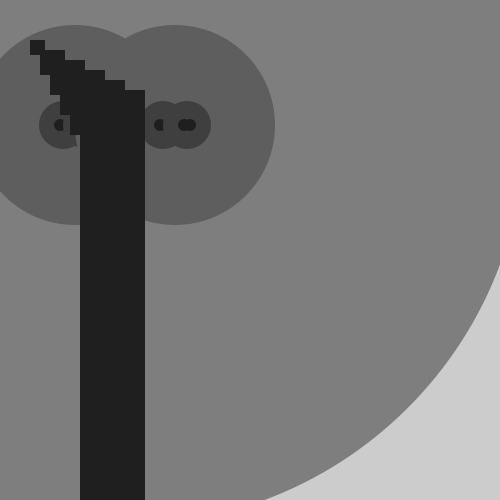
Frame 1 (no input)
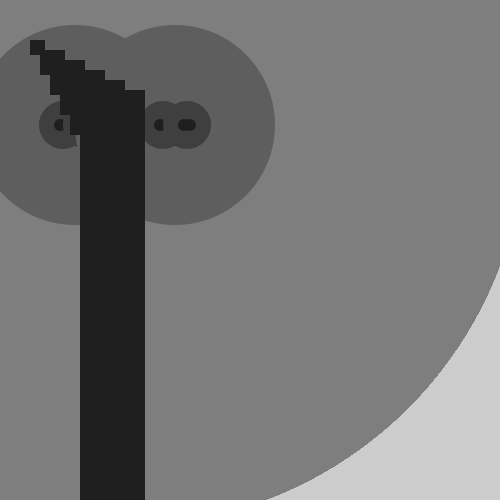
Frame 60 (the mouse pressed at the canvas centre just before this capture)
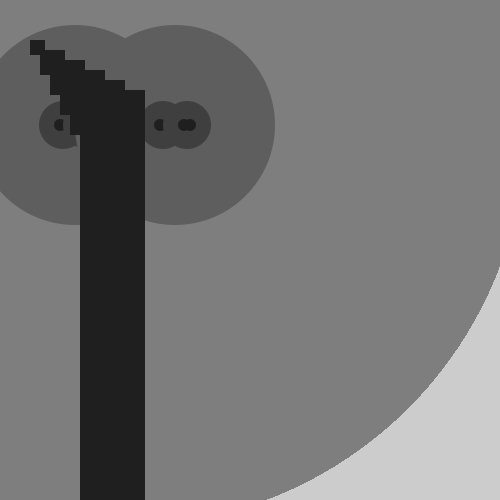
Frame 120 (the mouse held since frame 60 and released just before this capture)

The Processing sketch that drew these frames (run headless with seeded random() and noise(); from frame 60 on, the mouse is pressed at the canvas centre):

// Processing sketch: week_four_homework_part2
// ── week_four_homework_part2.pde
void setup() {
  size(500, 500);
  noStroke();
}

void draw() {
  drawCircle(width/4, 200, 4);
}

void drawCircle(int x, int radius, int level) {                    
  float tt = 126 * level/4.0;
  fill(tt);
  ellipse(x, height/4, radius*4, radius*4);      
  if(level > 1) {
    level = level - 1;
    drawCircle(x - radius/4, radius/4, level);
    drawCircle(x + radius/4, radius/4, level);
    
    rect(30, 40, 15, 15);
    rect(40, 50, 25, 25);
    rect(50, 60, 35, 35);
    rect(60, 70, 45, 45);
    rect(70, 80, 55, 55);
    rect(80, 90, 65, 650);
    rect(90, 100, 55, 55);
    rect(100, 110, 45, 45);
    rect(110, 120, 35, 35);
    rect(120, 130, 25, 25);
    rect(130, 140, 15, 15);
  }
}
